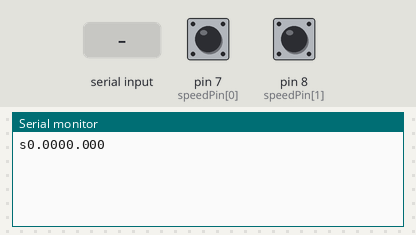
The sketch below on a simulated Arduino Mega 2560, built with avr-gcc and run on an emulated ATmega2560. Parts: the last lines printed to the serial monitor. The test bench sets the inputs (shaded band); at power-on: pin 7 (speedPin[0]) HIGH, pin 8 (speedPin[1]) HIGH.

Above: at 1.2 s.
1.3 s: "m" received over Serial
At 1.9 s:
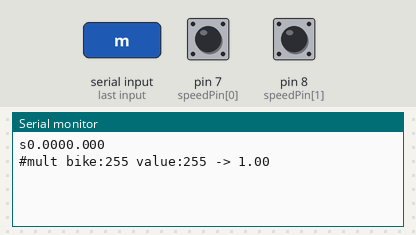
2.8 s: "s" received over Serial
At 2.96 s:
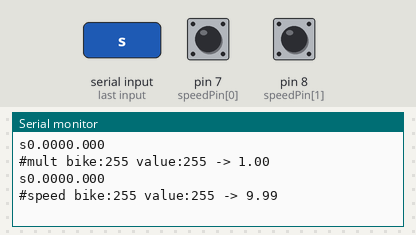
4.3 s: "e" received over Serial
At 4.9 s:
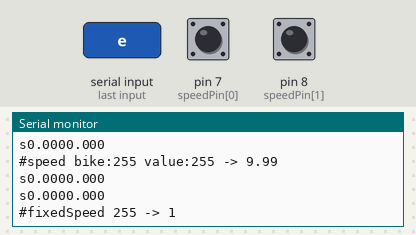
5.8 s: "b" received over Serial
At 5.96 s:
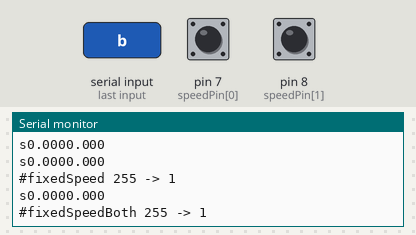

The sketch:

bike_zeitabstand.ino
```cpp
//rc
const int sendIntervalMillis = 1000;
long lastSend = 0;

//serial
char serialBuffer[3];
float speedMult[2] = {1.0,1.0};
bool fixedSpeed[2] = {false,false};

//speed tracking
const int nBikes = 2;
const int speedPin[2] = {7,8};
const int lInputs = 1;
char buf[10];

char rcBuf[2];
long lastSequence[2] = {0,0};
int tSequence = 600;
int tMax = 1500;
bool lastInput[2] = {true,true};
int inputs[2][3] = {{tMax,tMax,tMax},{tMax,tMax,tMax}};
unsigned int index[2] = {0,0};
float speed[2] = {0.0,0.0};


void updateSpeed(int bike){
   if(millis()-lastSequence[bike] > tSequence){
    index[bike]++;
    index[bike]%=lInputs;
    inputs[bike][index[bike]] = tMax;
    lastSequence[bike] = millis();
  }
  // read the input on analog pin 0:
  int sensorValue = digitalRead(speedPin[bike]);

  // print out the value you read:
  if(sensorValue==0 && lastInput[bike] == true){
    index[bike]++;
    index[bike]%=lInputs;
    inputs[bike][index[bike]] = millis()-lastSequence[bike];
    lastSequence[bike] = millis();
  }
  lastInput[bike] = sensorValue;
}

void calculateSpeed(int bike){
  if(!fixedSpeed[bike]){
    float lastSpeed = speed[bike];
    speed[bike] = 0;
    for(int i=0;i<lInputs;++i){
      speed[bike] += inputs[bike][i];
    }
    speed[bike] /= (float)lInputs;
    speed[bike] = (1000.0/speed[bike])-1;
    speed[bike]*=speedMult[bike];
    if(speed[bike]>lastSpeed + 0.003)speed[bike] = lastSpeed+0.003;
    if (speed[bike] > 0) speed[bike]+=1;
    if (speed[bike] < 0) speed[bike] = 0;
    if (speed[bike] > 10) speed[bike] = 10;
    //if(lastSpeed > speed[bike] + 2)speed[bike] = lastSpeed+2;
}
}

// 3 Bytes: <mode> <bike> <value>
void evaluateSerialInput(){

  unsigned char bike = serialBuffer[1];
  unsigned char value = serialBuffer[2];

  if ( bike == '0' ) { bike = 0; }
  if ( bike == '1' ) { bike = 1; }

  switch(serialBuffer[0]){
    case 'm':{ //multiplicator
      float m = ((float)value)*0.00784;
      if(value == 255) m = 1.0;
      speedMult[bike] = m;
      Serial.print("#mult bike:");
      Serial.print((int)bike);
      Serial.print(" value:");
      Serial.print((int)value);
      Serial.print(" -> ");
      Serial.println(m);
      break;
    }
    case 's':{ //set speed
      float s = ((float)value)*0.03917647058;
      speed[bike] = s;
      Serial.print("#speed bike:");
      Serial.print((int)bike);
      Serial.print(" value:");
      Serial.print((int)value);
      Serial.print(" -> ");
      Serial.println(s);
      break;
    }
    case 'e':{ //enable fixed speed
      fixedSpeed[bike] = (bool)value;
      Serial.print("#fixedSpeed ");
      Serial.print((int)value);
      Serial.print(" -> ");
      Serial.println((bool)value);
      break;
    }
    case 'b':{ //enable fixed speed
      fixedSpeed[0] = (bool)value;
      fixedSpeed[1] = (bool)value;
      speed[0] = 0;
      speed[1] = 0;
      Serial.print("#fixedSpeedBoth ");
      Serial.print((int)value);
      Serial.print(" -> ");
      Serial.println((bool)value);
      break;
    }
  }
}

void rcSendSpeed()
{
  // translate speeds to 8-bit integers
 // uint16_t speedInt1 = ( (uint8_t) round(speed[0]) ) & B01111111;
 // uint16_t speedInt2 = ( (uint8_t) round(speed[1]) ) & B01111111;
// uint16_t speedInt1 = ( (uint8_t) (10) ) & B01111111;
// uint16_t speedInt2 = ( (uint8_t) (33) ) & B01111111;

  // codeword = speed1 | speed2
 // uint16_t codeword = ( speedInt1 << 8 ) | speedInt2;
  //radio.send( codeword, sizeof(codeword) );
  //uint8_t speed1 = (speed[0]*128)/10;
  //uint8_t speed2 = (speed[0]*128)/10;
  //Serial1.print(speed1);
  rcBuf[0] = (speed[0]*127)/10+1;
  rcBuf[1] = (speed[1]*127)/10+1 +128;
 // Serial.print(rcBuf[0],DEC);
 // Serial.println(rcBuf[1],DEC);
  Serial1.write(rcBuf[0]);
  Serial1.write(rcBuf[1]);
}


void setup() {
  Serial.begin(9600);
  Serial1.begin(9600);

  //init bikes
  for(int i=0; i<nBikes; ++i){
    pinMode(speedPin[i],INPUT_PULLUP);
  }
}

// the loop routine runs over and over again forever:
void loop() {

  //serial input

  int serialInput = Serial.read();

  if ( serialInput >= 0 )
  {
    unsigned char serialByte = (unsigned char) serialInput;

    if ( serialByte == 'm' || serialByte == 's' || serialByte == 'e' || serialByte == 'b' )
    {
      serialBuffer[0] = serialByte;
      serialBuffer[1] = Serial.read();
      serialBuffer[2] = Serial.read();

      evaluateSerialInput();
      lastSequence[0] = millis();
      lastSequence[1] = millis();
    }
  }

  /*while (Serial.available() >= 0)
  {
    serialBuffer[0] =
    Serial.readBytes(serialBuffer, 3);
    evaluateSerialInput();
    lastSequence[0] = millis();
    lastSequence[1] = millis();
  }*/

  //update bikes
  for(int i=0; i<nBikes;++i){
    updateSpeed(i);
    calculateSpeed(i);
  }

 /* while (Serial1.available() > 0)
  {
    int r = Serial1.read();
    if(r!= 0){
      rcSendSpeed();
      //Serial.println(r);
    }
  }*/

  // if time to send or if got clear-to-send from sender
  if( millis() - lastSend > sendIntervalMillis || Serial1.read() == 'K' ){
    rcSendSpeed();

    digitalWrite( 13, LOW );
    Serial.print("s");
    Serial.print( speed[0],3 );
    //Serial.print( " s1:" );
    Serial.print( speed[1],3 );
    Serial.println();

    lastSend = millis();
    digitalWrite( 13, HIGH );
  }
}
```

Measured:
- after the input at 1.3 s, the serial monitor: prints a new line at once (image 1)
- after the input at 2.8 s, the serial monitor: prints a new line at once (image 2)
- after the input at 4.3 s, the serial monitor: prints a new line at once (image 3)
- after the input at 5.8 s, the serial monitor: prints a new line at once (image 4)
